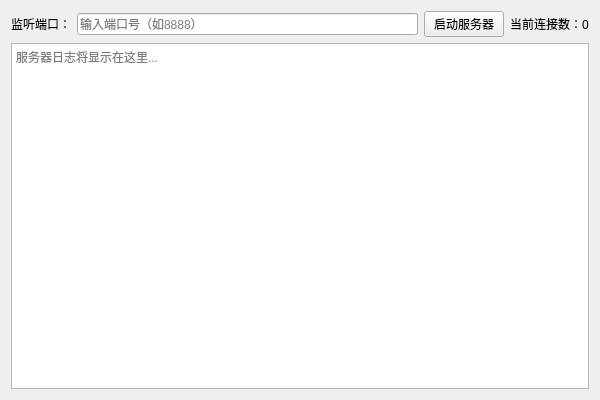
<?xml version="1.0" encoding="UTF-8"?>
<ui version="4.0">
 <class>ServerWidget</class>
 <widget class="QWidget" name="ServerWidget">
  <property name="geometry">
   <rect>
    <x>0</x>
    <y>0</y>
    <width>600</width>
    <height>400</height>
   </rect>
  </property>
  <property name="windowTitle">
   <string>多线程服务器</string>
  </property>
  <layout class="QVBoxLayout" name="verticalLayout">
   <item>
    <layout class="QHBoxLayout" name="horizontalLayout_2">
     <item>
      <widget class="QLabel" name="label">
       <property name="text">
        <string>监听端口：</string>
       </property>
      </widget>
     </item>
     <item>
      <widget class="QLineEdit" name="portLineEdit">
       <property name="maxLength">
        <number>5</number>
       </property>
       <property name="placeholderText">
        <string>输入端口号（如8888）</string>
       </property>
      </widget>
     </item>
     <item>
      <widget class="QPushButton" name="startBtn">
       <property name="text">
        <string>启动服务器</string>
       </property>
      </widget>
     </item>
     <item>
      <widget class="QLabel" name="clientCountLbl">
       <property name="text">
        <string>当前连接数：0</string>
       </property>
       <property name="alignment">
        <set>Qt::AlignCenter</set>
       </property>
      </widget>
     </item>
    </layout>
   </item>
   <item>
    <widget class="QTextEdit" name="logTextEdit">
     <property name="readOnly">
      <bool>true</bool>
     </property>
     <property name="placeholderText">
      <string>服务器日志将显示在这里...</string>
     </property>
    </widget>
   </item>
  </layout>
 </widget>
 <layoutdefault spacing="6" margin="11"/>
 <resources/>
 <connections/>
</ui>
